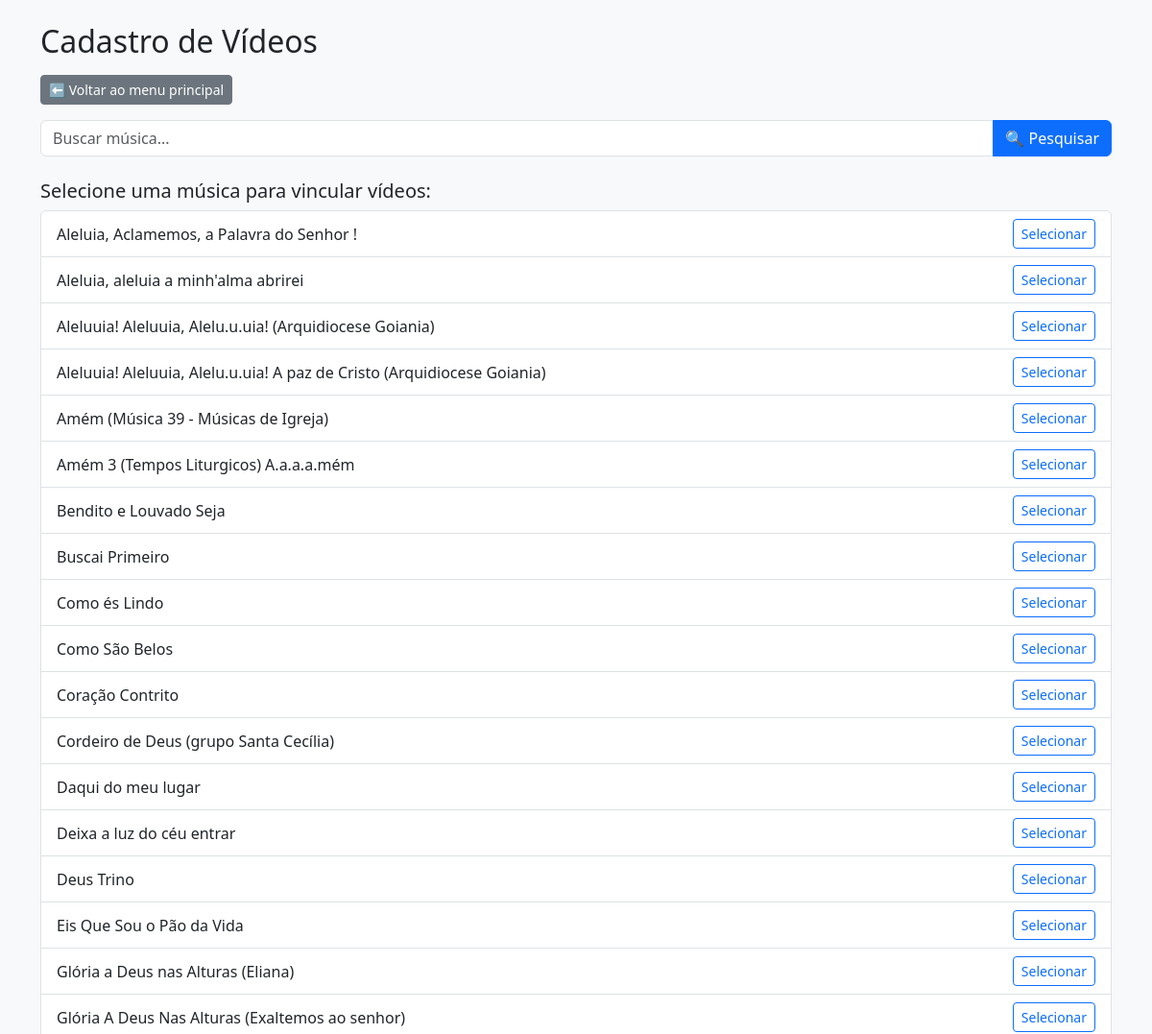
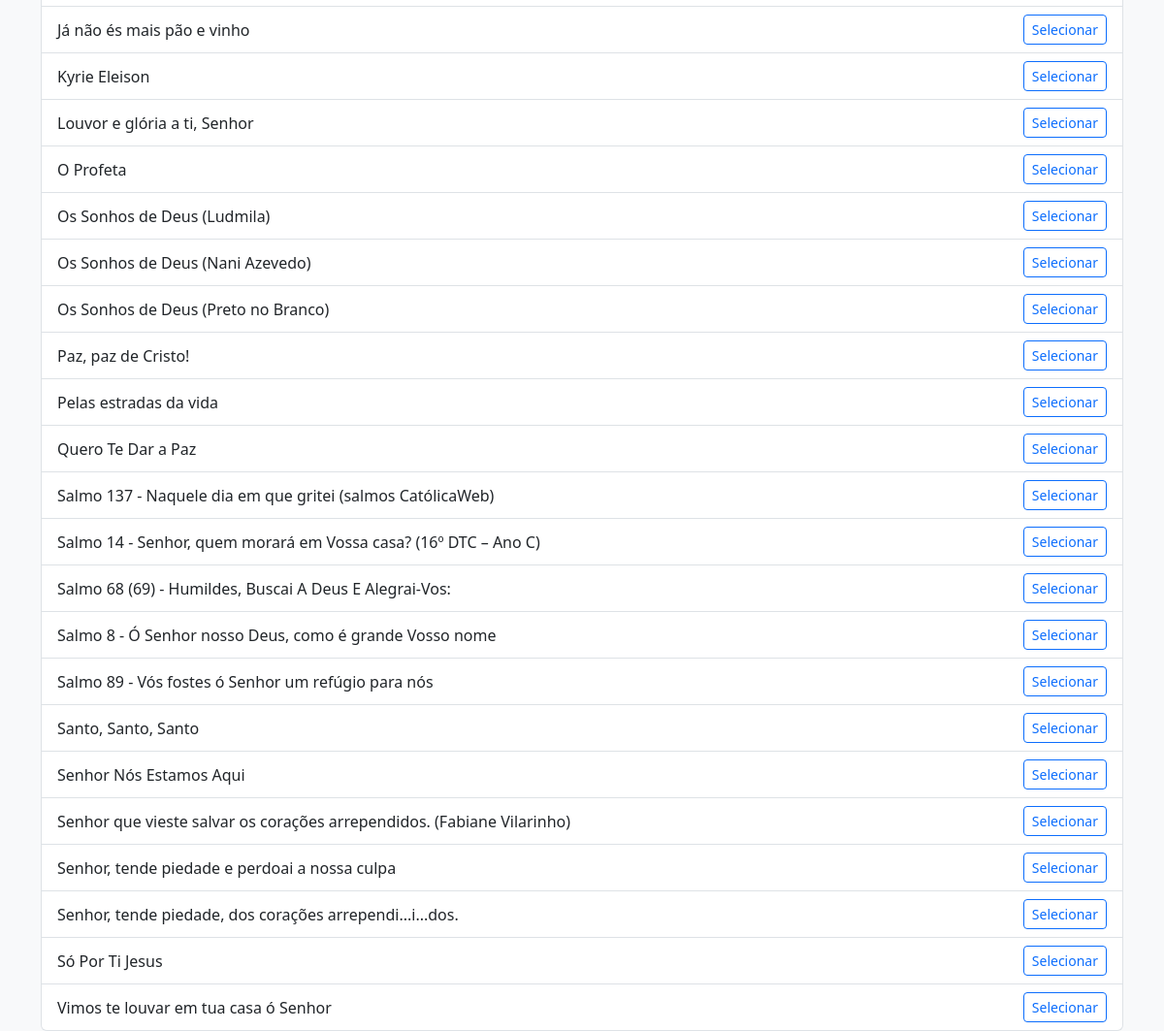
/admin/videos.php, run on the app's committed database (2 pictures, top to bottom).
### tables this page shows
CREATE TABLE IF NOT EXISTS `tbmusica` (
  `idMusica` int(11) NOT NULL AUTO_INCREMENT,
  `NomeMusica` varchar(200) DEFAULT NULL,
  `Musica` varchar(1000) DEFAULT NULL,
  PRIMARY KEY (`idMusica`),
  UNIQUE KEY `NomeMusica` (`NomeMusica`)
);

### admin/videos.php (the view, shortened to what this page needs)
<?php
include_once('../conexao.php');
$filtro = $_GET['busca'] ?? '';
$sql_musicas = "SELECT idMusica, NomeMusica FROM tbmusica";
$sql_musicas .= " ORDER BY NomeMusica";
$musicas = $conn->query($sql_musicas)->fetch_all(MYSQLI_ASSOC);
?>
<!DOCTYPE html>
<html lang="pt-br">
<head>
    <link href="https://cdn.jsdelivr.net/npm/bootstrap@5.3.0/dist/css/bootstrap.min.css" rel="stylesheet">
</head>
<body class="bg-light">
<div class="container mt-4">
    <h2 class="mb-3">Cadastro de Vídeos</h2>
    <a href="index.php" class="btn btn-secondary btn-sm mb-3">⬅️ Voltar ao menu principal</a>
    <form method="get" class="mb-4">
        <div class="input-group">
            <input type="text" name="busca" class="form-control" placeholder="Buscar música..." value="<?= htmlspecialchars($filtro) ?>">
            <button type="submit" class="btn btn-primary">🔍 Pesquisar</button>
        </div>
    </form>
    <?php if (isset($_GET['musica_id'])):
        $idMusica = (int) $_GET['musica_id'];
        $mus = $conn->query("SELECT idMusica, NomeMusica FROM tbmusica WHERE idMusica = $idMusica")->fetch_assoc();
    ?>
    <h5>Música Selecionada: <strong><?= $mus['NomeMusica'] ?></strong></h5>
    <form method="post" class="mb-4">
        <input type="hidden" name="idMusica" value="<?= $idMusica ?>">
        <div class="mb-3">
            <label class="form-label">Link do Vídeo</label>
            <input type="text" name="linkVideo" class="form-control" required>
        </div>
        <div class="mb-3">
            <label class="form-label">Autor</label>
            <input type="text" name="autor" class="form-control" required>
        </div>
        <button type="submit" name="inserir" class="btn btn-success">Salvar</button>
        <a href="videos.php?busca=<?= urlencode($filtro) ?>" class="btn btn-secondary">← Cancelar</a>
    </form>
    <h5>Vídeos Cadastrados</h5>
    <ul class="list-group mb-5">
        <?php
        $videos = $conn->query("SELECT * FROM tbvideo WHERE idMusica = $idMusica ORDER BY idVideo DESC");
        while ($v = $videos->fetch_assoc()):
        ?>
            <li class="list-group-item d-flex justify-content-between align-items-center">
                <div>
                    <a href="<?= htmlspecialchars($v['linkVideo']) ?>" target="_blank"><?= htmlspecialchars($v['linkVideo']) ?></a>
                    <br><small class="text-muted">Autor: <?= htmlspecialchars($v['Autor']) ?></small>
                </div>
                <a href="?busca=<?= urlencode($filtro) ?>&musica_id=<?= $idMusica ?>&excluir=<?= $v['idVideo'] ?>" class="btn btn-sm btn-danger" onclick="return confirm('Excluir este vídeo?')">Excluir</a>
            </li>
        <?php endwhile; ?>
    </ul>
    <?php else: ?>
    <h5>Selecione uma música para vincular vídeos:</h5>
    <ul class="list-group">
        <?php foreach ($musicas as $mus): ?>
            <li class="list-group-item d-flex justify-content-between align-items-center">
                <?= $mus['NomeMusica'] ?>
                <a href="?busca=<?= urlencode($filtro) ?>&musica_id=<?= $mus['idMusica'] ?>" class="btn btn-sm btn-outline-primary">Selecionar</a>
            </li>
        <?php endforeach; ?>
    </ul>
    <?php endif; ?>
</div>
</body>
</html>

### data on the page
tbmusica: NomeMusica "Aleluia, Aclamemos, a Palavra do Senhor !"
tbmusica: NomeMusica "Aleluia, aleluia a minh'alma abrirei"
tbmusica: NomeMusica "Aleluuia! Aleluuia, Alelu.u.uia! (Arquidiocese Goiania)"
tbmusica: NomeMusica "Aleluuia! Aleluuia, Alelu.u.uia! A paz de Cristo (Arquidiocese Goiania)"
tbmusica: NomeMusica "Amém (Música 39 - Músicas de Igreja)"
tbmusica: NomeMusica "Amém 3 (Tempos Liturgicos) A.a.a.a.mém"
tbmusica: NomeMusica "Bendito e Louvado Seja"
tbmusica: NomeMusica "Buscai Primeiro"
tbmusica: NomeMusica "Como és Lindo"
tbmusica: NomeMusica "Como São Belos"
tbmusica: NomeMusica "Coração Contrito"
tbmusica: NomeMusica "Cordeiro de Deus (grupo Santa Cecília)"
tbmusica: NomeMusica "Daqui do meu lugar"
tbmusica: NomeMusica "Deixa a luz do céu entrar"
tbmusica: NomeMusica "Deus Trino"
tbmusica: NomeMusica "Eis Que Sou o Pão da Vida"
tbmusica: NomeMusica "Glória a Deus nas Alturas (Eliana)"
tbmusica: NomeMusica "Glória A Deus Nas Alturas (Exaltemos ao senhor)"
tbmusica: NomeMusica "Já não és mais pão e vinho"
tbmusica: NomeMusica "Kyrie Eleison"
tbmusica: NomeMusica "Louvor e glória a ti, Senhor"
tbmusica: NomeMusica "O Profeta"
tbmusica: NomeMusica "Os Sonhos de Deus (Ludmila)"
tbmusica: NomeMusica "Os Sonhos de Deus (Nani Azevedo)"
tbmusica: NomeMusica "Os Sonhos de Deus (Preto no Branco)"
tbmusica: NomeMusica "Paz, paz de Cristo!"
tbmusica: NomeMusica "Pelas estradas da vida"
tbmusica: NomeMusica "Quero Te Dar a Paz"
tbmusica: NomeMusica "Salmo 137 - Naquele dia em que gritei (salmos CatólicaWeb)"
tbmusica: NomeMusica "Salmo 14 - Senhor, quem morará em Vossa casa? (16º DTC – Ano C)"
tbmusica: NomeMusica "Salmo 68 (69) - Humildes, Buscai A Deus E Alegrai-Vos:"
tbmusica: NomeMusica "Salmo 8 - Ó Senhor nosso Deus, como é grande Vosso nome"
tbmusica: NomeMusica "Salmo 89 - Vós fostes ó Senhor um refúgio para nós"
tbmusica: NomeMusica "Santo, Santo, Santo"
tbmusica: NomeMusica "Senhor Nós Estamos Aqui"
tbmusica: NomeMusica "Senhor que vieste salvar os corações arrependidos. (Fabiane Vilarinho)"
tbmusica: NomeMusica "Senhor, tende piedade e perdoai a nossa culpa"
tbmusica: NomeMusica "Senhor, tende piedade, dos corações arrependi...i...dos."
tbmusica: NomeMusica "Só Por Ti Jesus"
tbmusica: NomeMusica "Vimos te louvar em tua casa ó Senhor"
